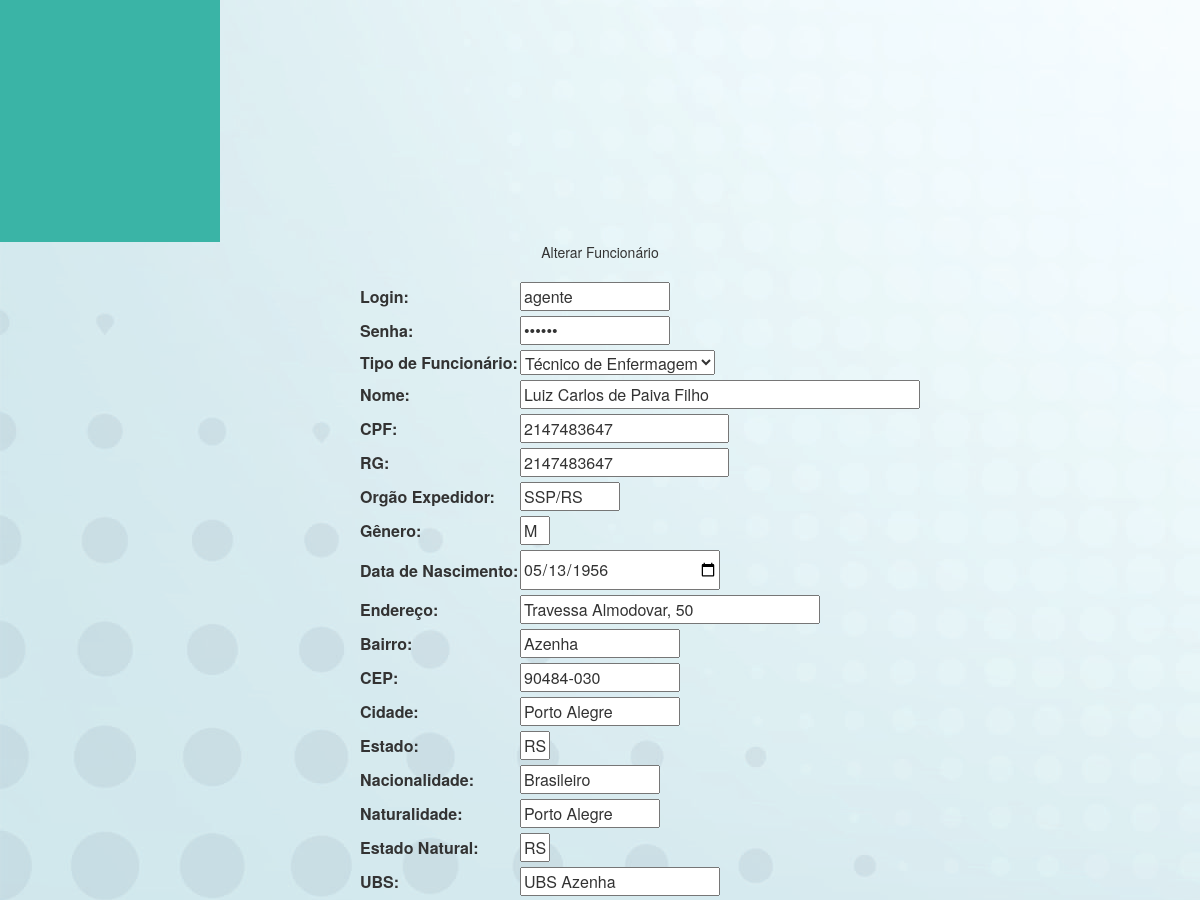
The page /formFuncionario.php?id_funcionario=10 (signed in, middle part) on the database as committed earlier.
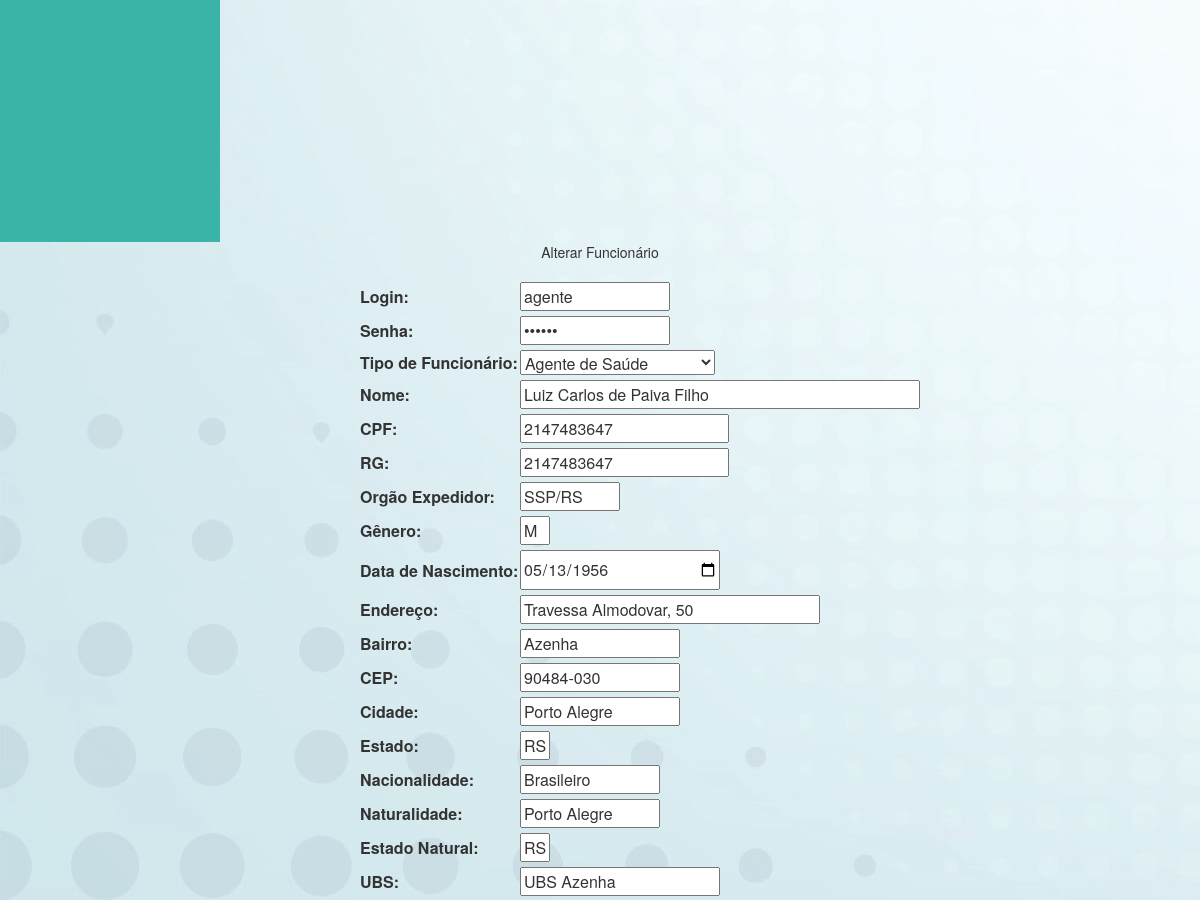
The same page on the database as committed later.
### tables this page shows
CREATE TABLE IF NOT EXISTS `funcionario` (
  `id_funcionario` int(4) NOT NULL AUTO_INCREMENT,
  `login` varchar(30) NOT NULL,
  `senha` varchar(30) NOT NULL,
  `nome_funcionario` varchar(50) NOT NULL,
  `cpf` int(14) NOT NULL,
  `rg` int(13) NOT NULL,
  `org_exp` varchar(10) NOT NULL,
  `genero` varchar(15) NOT NULL,
  `data_nasc` date NOT NULL,
  `endereco` varchar(30) NOT NULL,
  `bairro` varchar(30) NOT NULL,
  `cep` varchar(10) NOT NULL,
  `cidade` varchar(30) NOT NULL,
  `estado` varchar(2) NOT NULL,
  `pais_nacionalidade` varchar(30) NOT NULL,
  `cidade_natural` varchar(30) NOT NULL,
  `estado_natural` varchar(2) NOT NULL,
  `ubs_atendimento` varchar(30) NOT NULL,
  `nome_mae` varchar(30) NOT NULL,
  `nome_pai` varchar(30) NOT NULL,
  `estado_civil` varchar(15) NOT NULL,
  `escolaridade` varchar(30) NOT NULL,
  `tipo_sanguineo` varchar(3) NOT NULL,
  `email_pessoal` varchar(50) NOT NULL,
  `email_prof` varchar(30) NOT NULL,
  `tel_cel` int(15) NOT NULL,
  `tel_fixo` int(15) NOT NULL,
  `id_tipo_funcionario` int(15) NOT NULL,
  PRIMARY KEY (`id_funcionario`),
  UNIQUE KEY `login` (`login`),
  KEY `id_funcionario` (`id_funcionario`),
  KEY `FK_funcionario_tipo_funcionario` (`id_tipo_funcionario`)
);

CREATE TABLE IF NOT EXISTS `tipo_funcionario` (
  `id_tipo_funcionario` int(11) NOT NULL AUTO_INCREMENT,
  `nome_tipo` varchar(100) NOT NULL,
  PRIMARY KEY (`id_tipo_funcionario`),
  UNIQUE KEY `UQ_tipo_funcionario_id_tipo_funcionario` (`id_tipo_funcionario`)
);

### formFuncionario.php (the view, shortened to what the changed rows need)
<?php include ('includes/cabecalho.php')?>
<?php include ('includes/menuBack.php')?>
<?php
if (isset ( $_GET ['id_funcionario'] )) {
	$con = mysqli_connect ( "localhost", "root", "", "sgpm" );
	mysqli_set_charset ( $con, "utf8" );
	$query = mysqli_query ( $con, "SELECT * FROM funcionario WHERE id_funcionario = {$_GET['id_funcionario']} " );
	$dadosFuncionario = mysqli_fetch_array ( $query );
}
$con = mysqli_connect ( "localhost", "root", "", "sgpm" );
mysqli_set_charset ( $con, "utf8" );
$queryTipoFuncionario = mysqli_query ( $con, "SELECT * FROM tipo_funcionario" );
?>
<div class="divTudoFormPaciente">
	<center>
		<div id="formAlteraPaciente">
			<div class="content-dataTable" style="width: 40%; margin: 0 auto">
				<form method="POST">
					<table width="100%">
						<tr>
							<br />
							<td><input style="width: 150px; margin-bottom: 5px;" type="text"
								name="login" id="login" maxlength="30"
								value="<?php
								if (isset ( $dadosFuncionario ['login'] )) {
									echo $dadosFuncionario ['login'];
								}
								?>" /></td>
						</tr>
						<tr>
							<td><input style="width: 150px; margin-bottom: 5px;"
								type="password" name="senha" id="senha" maxlength="15"
								value="<?php
								if (isset ( $dadosFuncionario ['senha'] )) {
									echo $dadosFuncionario ['senha'];
								}
								?>" /></td>
						</tr>
						<tr>
							<td><select name="id_tipo_funcionario" id="id_tipo_fucionario"
								style="margin-bottom: 5px;">
                                                            <?php while ($linhaTipoFuncionario = mysqli_fetch_array($queryTipoFuncionario)): ?>
                                                                <option
										<?php if (isset($dadosFuncionario['id_tipo_funcionario']) && $dadosFuncionario['id_tipo_funcionario'] == $linhaTipoFuncionario['id_tipo_funcionario']) : ?>
										selected <?php endif; ?>
										value="<?php echo $linhaTipoFuncionario['id_tipo_funcionario']; ?>"><?php echo $linhaTipoFuncionario['nome_tipo']; ?></option>
                                                            <?php endwhile; ?></select></td>
						</tr>
						<tr>
							<td><input style="width: 400px; margin-bottom: 5px;" type="text"
								name="nome_funcionario" id="nome_funcionario" maxlength="50"
								value="<?php
								if (isset ( $dadosFuncionario ['nome_funcionario'] )) {
									echo $dadosFuncionario ['nome_funcionario'];
								}
								?>" /></td>
						</tr>
						<tr>
							<td><input style="margin-bottom: 5px;" type="text" name="cpf"
								id="cpf" maxlength="11"
								value="<?php
								if (isset ( $dadosFuncionario ['cpf'] )) {
									echo $dadosFuncionario ['cpf'];
								}
								?>" /></td>
						</tr>
						<tr>
							<td><input style="margin-bottom: 5px;" type="text" name="rg"
								id="rg" maxlength="10"
								value="<?php
								if (isset ( $dadosFuncionario ['rg'] )) {
									echo $dadosFuncionario ['rg'];
								}
								?>" /></td>
						</tr>
						<tr>
							<td><input style="width: 100px; margin-bottom: 5px;" type="text"
								name="org_exp" id="org_exp" maxlength="6"
								value="<?php
								if (isset ( $dadosFuncionario ['org_exp'] )) {
									echo $dadosFuncionario ['org_exp'];
								}
								?>" /></td>
						</tr>
						<tr>
							<td><input style="width: 30px; margin-bottom: 5px;" type="text"
								name="genero" id="genero" maxlength="1"
								value="<?php
								if (isset ( $dadosFuncionario ['genero'] )) {
									echo $dadosFuncionario ['genero'];
								}
								?>" /></td>
						</tr>
						<tr>
							<td><input style="width: 200px; margin-bottom: 5px;" type="date"
								name="data_nasc" id="data_nasc" maxlength="10"
								value="<?php
								if (isset ( $dadosFuncionario ['data_nasc'] )) {
									echo $dadosFuncionario ['data_nasc'];
								}
								?>" /></td>
						</tr>
						<tr>
							<td><input style="width: 300px; margin-bottom: 5px;" type="text"
								name="endereco" id="endereco" maxlength="100"
								value="<?php
								if (isset ( $dadosFuncionario ['endereco'] )) {
									echo $dadosFuncionario ['endereco'];
								}
								?>" /></td>
						</tr>
						<tr>
							<td><input style="width: 160px; margin-bottom: 5px;" type="text"
								name="bairro" id="bairro" maxlength="30"
								value="<?php
								if (isset ( $dadosFuncionario ['bairro'] )) {
									echo $dadosFuncionario ['bairro'];
								}
								?>" /></td>
						</tr>
						<tr>
							<td><input style="width: 160px; margin-bottom: 5px;" type="text"
								name="cep" id="cep" maxlength="9"
								value="<?php
								if (isset ( $dadosFuncionario ['cep'] )) {
									echo $dadosFuncionario ['cep'];
								}
								?>" /></td>
						</tr>
						<tr>
							<td><input style="width: 160px; margin-bottom: 5px;" type="text"
								name="cidade" id="cidade" maxlength="30"
								value="<?php
								if (isset ( $dadosFuncionario ['cidade'] )) {
									echo $dadosFuncionario ['cidade'];
								}
								?>" /></td>
						</tr>
						<tr>
							<td><input style="width: 30px; margin-bottom: 5px;" type="text"
								name="estado" id="estado" maxlength="2"
								value="<?php
								if (isset ( $dadosFuncionario ['estado'] )) {
									echo $dadosFuncionario ['estado'];
								}
								?>" /></td>
						</tr>
						<tr>
							<td><input style="width: 140px; margin-bottom: 5px;" type="text"
								name="pais_nacionalidade" id="pais_nacionalidade" maxlength="30"
								value="<?php
								if (isset ( $dadosFuncionario ['pais_nacionalidade'] )) {
									echo $dadosFuncionario ['pais_nacionalidade'];
								}
								?>" /></td>
						</tr>
						<tr>
							<td><input style="width: 140px; margin-bottom: 5px;" type="text"
								name="cidade_natural" id="cidade_natural" maxlength="30"
								value="<?php
								if (isset ( $dadosFuncionario ['cidade_natural'] )) {
									echo $dadosFuncionario ['cidade_natural'];
								}
								?>" /></td>
						</tr>
						<tr>
							<td><input style="width: 30px; margin-bottom: 5px;" type="text"
								name="estado_natural" id="estado_natural" maxlength="2"
								value="<?php
								if (isset ( $dadosFuncionario ['estado_natural'] )) {
									echo $dadosFuncionario ['estado_natural'];
								}
								?>" /></td>
						</tr>
						<tr>
							<td><input style="width: 200px; margin-bottom: 5px;" type="text"
								name="ubs_atendimento" id="ubs_atendimento" maxlength="30"
								value="<?php
								if (isset ( $dadosFuncionario ['ubs_atendimento'] )) {
									echo $dadosFuncionario ['ubs_atendimento'];
								}
								?>" /></td>
						</tr>
					</table>
					<br> <input type="hidden" id="id" name="id"
				</form>
			</div>
		</div>
	</center>
</div>
<?php include ('includes/rodape.php')?>

Rows that differ between the two databases and show on the page:
changed funcionario "agente": id_tipo_funcionario "Técnico de Enfermagem" → "Agente de Saúde"
